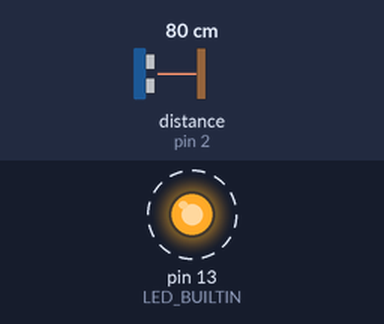
The sketch below on a simulated Arduino Uno, built with avr-gcc and run on an emulated ATmega328P. Parts: output pins drawn as LEDs (lit = HIGH). Dashed ring = blinking. The test bench sets the inputs (shaded band); at power-on: distance to the obstacle (sensor on pin 2) 80 cm. The echo pulse lasts 58.3 µs per cm; what the sketch prints to the serial monitor is not drawn.

Above: at 0.5 s.
Timing chart, 0 to 3.0 s (numbered marks = the images above):
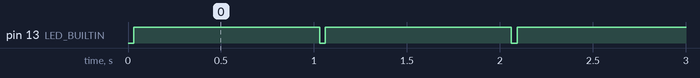

Measured:
- by itself, pin 13 (LED_BUILTIN): alternates HIGH for 1.0 s and LOW for 0.03 s

The sketch:

SR04_Arduino_Project.ino
```cpp
#include "SR04.h"
#define TRIG_PIN 2
#define ECHO_PIN 3
SR04 sr04 = SR04(ECHO_PIN,TRIG_PIN);
long a;
float distance;

//Only for HC-SR04

void setup() {
   pinMode(LED_BUILTIN, OUTPUT);
   Serial.begin(9600);
}

void loop() {
   a=sr04.Distance();
   distance=a*0.01;
   if(distance<4.5){
       Serial.println(distance);
   }
   digitalWrite(LED_BUILTIN, HIGH);
   delay(1000);
   digitalWrite(LED_BUILTIN, LOW);
}
```
